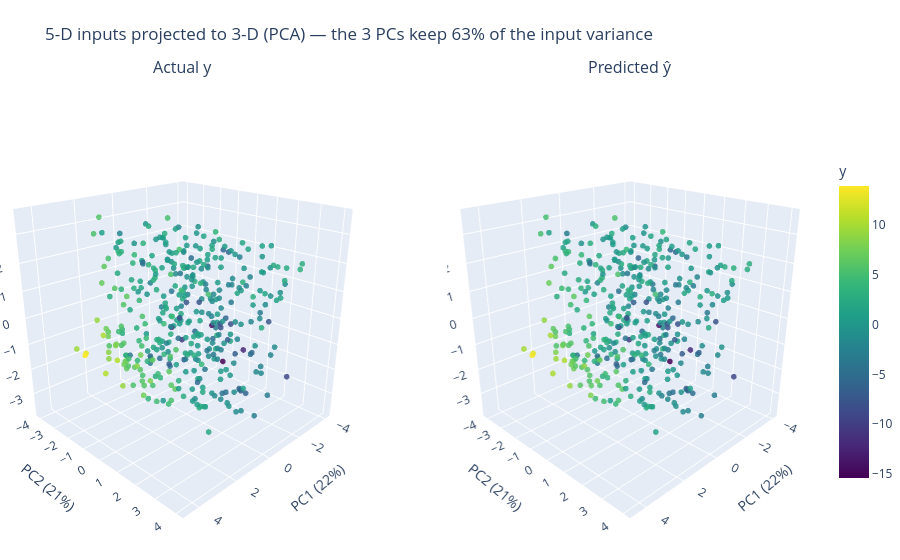

Notebook cell for this chart:
### Markdown cell above
### C.6 PCA projection: 5-D inputs in 3-D, coloured by actual and predicted $y$

### Code cell
visualize(exp_C, "projection")

### Figure 1 — Plotly figure (JSON) as saved in the notebook; plotly's stock layout.template omitted (floating-point values rounded to 4 significant figures; data arrays with more than 128 entries replaced by an {"elided": "..."} marker saying what was removed)
{"data": [{"marker": {"cmax": 13.95, "cmin": -15.43, "color": {"elided": "400 float values"}, "colorbar": {"len": 0.7, "title": {"text": "y"}}, "colorscale": [[0, "#440154"], [0.1111, "#482878"], [0.2222, "#3e4989"], [0.3333, "#31688e"], [0.4444, "#26828e"], [0.5556, "#1f9e89"], [0.6667, "#35b779"], [0.7778, "#6ece58"], [0.8889, "#b5de2b"], [1, "#fde725"]], "opacity": 0.85, "showscale": false, "size": 3.3}, "mode": "markers", "scene": "scene", "showlegend": false, "type": "scatter3d", "x": {"elided": "400 float values"}, "y": {"elided": "400 float values"}, "z": {"elided": "400 float values"}}, {"marker": {"cmax": 13.95, "cmin": -15.43, "color": {"elided": "400 float values"}, "colorbar": {"len": 0.7, "title": {"text": "y"}}, "colorscale": [[0, "#440154"], [0.1111, "#482878"], [0.2222, "#3e4989"], [0.3333, "#31688e"], [0.4444, "#26828e"], [0.5556, "#1f9e89"], [0.6667, "#35b779"], [0.7778, "#6ece58"], [0.8889, "#b5de2b"], [1, "#fde725"]], "opacity": 0.85, "showscale": true, "size": 3.3}, "mode": "markers", "scene": "scene2", "showlegend": false, "type": "scatter3d", "x": {"elided": "400 float values"}, "y": {"elided": "400 float values"}, "z": {"elided": "400 float values"}}], "layout": {"annotations": [{"font": {"size": 16}, "showarrow": false, "text": "Actual y", "x": 0.225, "xanchor": "center", "xref": "paper", "y": 1, "yanchor": "bottom", "yref": "paper"}, {"font": {"size": 16}, "showarrow": false, "text": "Predicted ŷ", "x": 0.775, "xanchor": "center", "xref": "paper", "y": 1, "yanchor": "bottom", "yref": "paper"}], "height": 560, "margin": {"b": 0, "l": 0, "r": 0, "t": 80}, "scene": {"aspectmode": "cube", "camera": {"eye": {"x": 1.7, "y": 1.7, "z": 1}}, "domain": {"x": [0, 0.45], "y": [0, 1]}, "xaxis": {"title": {"text": "PC1 (22%)"}}, "yaxis": {"title": {"text": "PC2 (21%)"}}, "zaxis": {"title": {"text": "PC3 (20%)"}}}, "scene2": {"aspectmode": "cube", "camera": {"eye": {"x": 1.7, "y": 1.7, "z": 1}}, "domain": {"x": [0.55, 1], "y": [0, 1]}, "xaxis": {"title": {"text": "PC1 (22%)"}}, "yaxis": {"title": {"text": "PC2 (21%)"}}, "zaxis": {"title": {"text": "PC3 (20%)"}}}, "title": {"text": "5-D inputs projected to 3-D (PCA) — the 3 PCs keep 63% of the input variance"}}}
